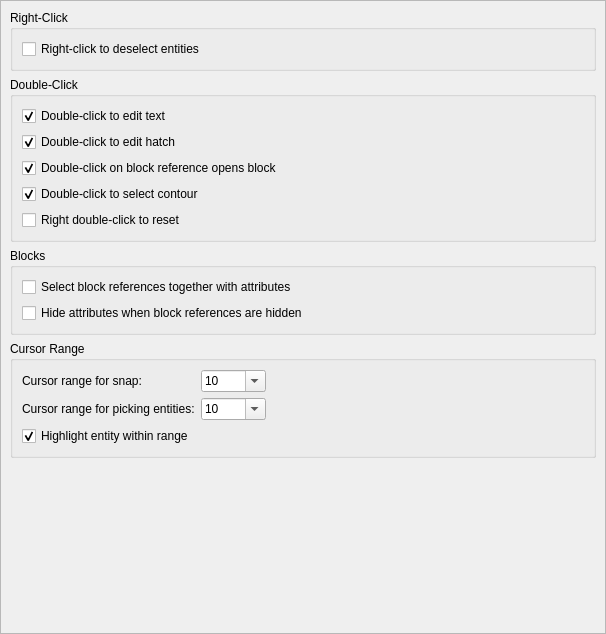
<?xml version="1.0" encoding="UTF-8"?>
<ui version="4.0">
 <class>GraphicsView</class>
 <widget class="QScrollArea" name="GraphicsView">
  <property name="geometry">
   <rect>
    <x>0</x>
    <y>0</y>
    <width>606</width>
    <height>634</height>
   </rect>
  </property>
  <property name="windowTitle">
   <string notr="true"/>
  </property>
  <property name="widgetResizable">
   <bool>true</bool>
  </property>
  <widget class="QWidget" name="scrollAreaWidgetContents">
   <property name="geometry">
    <rect>
     <x>0</x>
     <y>0</y>
     <width>604</width>
     <height>632</height>
    </rect>
   </property>
   <layout class="QVBoxLayout" name="verticalLayout_4">
    <item>
     <widget class="QGroupBox" name="RightClick">
      <property name="title">
       <string>Right-Click</string>
      </property>
      <layout class="QVBoxLayout" name="verticalLayout_2">
       <item>
        <widget class="QCheckBox" name="RightClickToDeselect">
         <property name="text">
          <string>Right-click to deselect entities</string>
         </property>
        </widget>
       </item>
      </layout>
     </widget>
    </item>
    <item>
     <widget class="QGroupBox" name="DoubleClick">
      <property name="title">
       <string>Double-Click</string>
      </property>
      <layout class="QVBoxLayout" name="verticalLayout">
       <item>
        <widget class="QCheckBox" name="DoubleClickEditText">
         <property name="text">
          <string>Double-click to edit text</string>
         </property>
         <property name="checked">
          <bool>true</bool>
         </property>
        </widget>
       </item>
       <item>
        <widget class="QCheckBox" name="DoubleClickEditHatch">
         <property name="text">
          <string>Double-click to edit hatch</string>
         </property>
         <property name="checked">
          <bool>true</bool>
         </property>
        </widget>
       </item>
       <item>
        <widget class="QCheckBox" name="DoubleClickEditBlock">
         <property name="text">
          <string>Double-click on block reference opens block</string>
         </property>
         <property name="checked">
          <bool>true</bool>
         </property>
        </widget>
       </item>
       <item>
        <widget class="QCheckBox" name="DoubleClickSelectContour">
         <property name="text">
          <string>Double-click to select contour</string>
         </property>
         <property name="checked">
          <bool>true</bool>
         </property>
        </widget>
       </item>
       <item>
        <widget class="QCheckBox" name="RightDoubleClickToReset">
         <property name="text">
          <string>Right double-click to reset</string>
         </property>
        </widget>
       </item>
      </layout>
     </widget>
    </item>
    <item>
     <widget class="QGroupBox" name="groupBox">
      <property name="title">
       <string>Blocks</string>
      </property>
      <layout class="QVBoxLayout" name="verticalLayout_3">
       <item>
        <widget class="QCheckBox" name="SelectBlockWithAttribute">
         <property name="text">
          <string>Select block references together with attributes</string>
         </property>
        </widget>
       </item>
       <item>
        <widget class="QCheckBox" name="HideAttributeWithBlock">
         <property name="text">
          <string>Hide attributes when block references are hidden</string>
         </property>
        </widget>
       </item>
      </layout>
     </widget>
    </item>
    <item>
     <widget class="QGroupBox" name="groupBox_2">
      <property name="title">
       <string>Cursor Range</string>
      </property>
      <layout class="QHBoxLayout" name="horizontalLayout">
       <item>
        <layout class="QGridLayout" name="gridLayout">
         <item row="1" column="1">
          <widget class="QComboBox" name="PickRange">
           <property name="editable">
            <bool>true</bool>
           </property>
           <item>
            <property name="text">
             <string notr="true">10</string>
            </property>
           </item>
           <item>
            <property name="text">
             <string notr="true">15</string>
            </property>
           </item>
           <item>
            <property name="text">
             <string notr="true">20</string>
            </property>
           </item>
           <item>
            <property name="text">
             <string notr="true">25</string>
            </property>
           </item>
           <item>
            <property name="text">
             <string notr="true">30</string>
            </property>
           </item>
           <item>
            <property name="text">
             <string notr="true">50</string>
            </property>
           </item>
           <item>
            <property name="text">
             <string notr="true">100</string>
            </property>
           </item>
           <item>
            <property name="text">
             <string notr="true">10000</string>
            </property>
           </item>
          </widget>
         </item>
         <item row="0" column="1">
          <widget class="QComboBox" name="SnapRange">
           <property name="editable">
            <bool>true</bool>
           </property>
           <item>
            <property name="text">
             <string notr="true">10</string>
            </property>
           </item>
           <item>
            <property name="text">
             <string notr="true">15</string>
            </property>
           </item>
           <item>
            <property name="text">
             <string notr="true">20</string>
            </property>
           </item>
           <item>
            <property name="text">
             <string notr="true">25</string>
            </property>
           </item>
           <item>
            <property name="text">
             <string notr="true">30</string>
            </property>
           </item>
           <item>
            <property name="text">
             <string notr="true">50</string>
            </property>
           </item>
           <item>
            <property name="text">
             <string notr="true">100</string>
            </property>
           </item>
           <item>
            <property name="text">
             <string notr="true">10000</string>
            </property>
           </item>
          </widget>
         </item>
         <item row="1" column="0">
          <widget class="QLabel" name="label_2">
           <property name="text">
            <string>Cursor range for picking entities:</string>
           </property>
          </widget>
         </item>
         <item row="0" column="0">
          <widget class="QLabel" name="label">
           <property name="text">
            <string>Cursor range for snap:</string>
           </property>
          </widget>
         </item>
         <item row="2" column="0" colspan="2">
          <widget class="QCheckBox" name="HighlightEntity">
           <property name="text">
            <string>Highlight entity within range</string>
           </property>
           <property name="checked">
            <bool>true</bool>
           </property>
          </widget>
         </item>
        </layout>
       </item>
       <item>
        <spacer name="horizontalSpacer">
         <property name="orientation">
          <enum>Qt::Horizontal</enum>
         </property>
         <property name="sizeHint" stdset="0">
          <size>
           <width>40</width>
           <height>20</height>
          </size>
         </property>
        </spacer>
       </item>
      </layout>
     </widget>
    </item>
    <item>
     <spacer name="verticalSpacer">
      <property name="orientation">
       <enum>Qt::Vertical</enum>
      </property>
      <property name="sizeHint" stdset="0">
       <size>
        <width>20</width>
        <height>40</height>
       </size>
      </property>
     </spacer>
    </item>
   </layout>
  </widget>
 </widget>
 <resources/>
 <connections/>
</ui>
